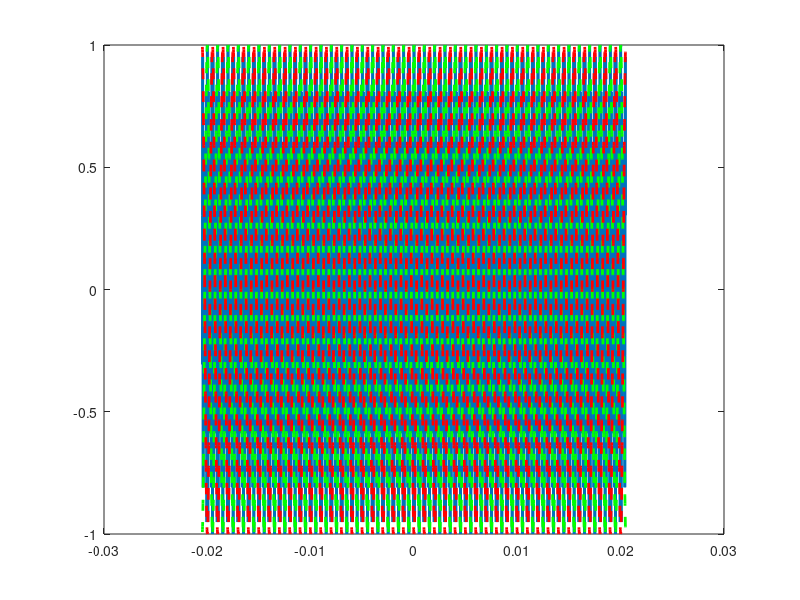

The MATLAB script that drew this image: (Note: this script raises an error after producing the figure.)
clear
hold off
format long e
N = 4096; %No. of FFT samples
sampling_rate = 100.0e3; %unit Hz
tstep = 1/sampling_rate;
tmax = N*tstep/2;

tmin = -tmax;
tt = tmin:tstep:tmax-tstep;
fmax = sampling_rate/2; 
fmin = -fmax;
fstep = (fmax-fmin)/N;
freq = fmin:fstep:fmax-fstep;

% message signal m(t)
fm = 1e3;
Am = 1;
mt = Am * cos(2*pi*fm*tt);
% carrier signal c(t)
fc = 10e3;
Ac = 1;
ct =  Ac * cos(2*pi*fc*tt);
% dsb-sc signal s(t)
st = mt.*ct;

%% Plot DSB-SC Signal in Time Domain
dsbsc_time = figure(1);
time_dom = plot(tt, st, 'LineWidth', 2);
hold on
pos_env = plot(tt,mt,'Color','g','LineStyle','--','LineWidth',2);
neg_env = plot(tt,-mt,'Color','r','LineStyle','--','LineWidth',2);
hold off

% plots phase reversals based on message signal
% function defined at bottom of script
phase_Reversal(tt, tstep, mt, 10/fc, -10/fc);

time_dom_ax = gca;
set(time_dom_ax,'Fontsize',16);
xlabel('Time (s)','FontWeight','bold','Fontsize',16);
ylabel('DSB-SC Signal s(t) (V)','FontWeight','bold','Fontsize',16);
title('DSB-SC Modulated Wave: Time domain');
axis([-10/fc 10/fc min(st) max(st)]);
legend('DSB-SC Signal', 'Positive Envelope', 'Negative Envelope', 'Phase Reversal');
dsbsc_time.WindowState = 'maximized';
export_dest = "../Report/Figures/dsbsc_time.png";
exportgraphics(dsbsc_time, export_dest);

%% Plot DSB-SC in Frequency Domain (Magnitude Spectrum)
Sf = fftshift(fft(fftshift(st)))/(2*fmax);
dsbsc_freq = figure(2);
freq_dom = plot(freq,abs(Sf),'LineWidth',2);
freq_dom_ax = gca;
set(freq_dom_ax,'Fontsize',16);
xlabel('Frequency (Hz)','FontWeight','bold','Fontsize',16);
ylabel('|S(f)|','FontWeight','bold','Fontsize',16);
title('Spectrum of the DSB-SC wave S(f)');
axis ([-30e3 30e3 0 max(abs(Sf))]);
dsbsc_freq.WindowState = 'maximized';
export_dest = "../Report/Figures/dsbsc_freq.png";
exportgraphics(dsbsc_freq, export_dest);

%% DSB-SC Demodulation
thet = 0;
lo = cos(2*pi*fc*tt + thet);
st1 = st .* lo;

%% Plot Remodulated Signal in Time Domain
dsbsc_remod_time = figure(3);
time_dom = plot(tt, st1, 'LineWidth', 2);
time_dom_ax = gca;
set(time_dom_ax,'Fontsize',16);
xlabel('Time (s)','FontWeight','bold','Fontsize',16);
ylabel('\boldmath$\hat{s}$\textbf{(t) (V)}','interpreter','latex','FontWeight','bold','Fontsize',16);
title('DSB-SC Remodulated Wave: Time domain');
axis([-10/fc 10/fc min(st) max(st)]);
dsbsc_remod_time.WindowState = 'maximized';
export_dest = "../Report/Figures/dsbsc_remod_time.png";
exportgraphics(dsbsc_remod_time, export_dest);

%% Plot Remodulated Signal in Frequency Domain (Magnitude Spectrum)
Sf1 = fftshift(fft(fftshift(st1)))/(2*fmax);
dsbsc_remod_freq = figure(4);
freq_dom = plot(freq,abs(Sf1),'LineWidth',2);
freq_dom_ax = gca;
set(freq_dom_ax,'Fontsize',16)
xlabel('Frequency (Hz)','FontWeight','bold','Fontsize',16);
ylabel('\boldmath$|S(f)|$','FontWeight','bold','Fontsize',16,'interpreter','latex');
title('Spectrum S hat(f)');
axis ([-50e3 50e3 0 max(abs(Sf1))]);
dsbsc_remod_freq.WindowState = 'maximized';
export_dest = "../Report/Figures/dsbsc_remod_freq.png";
exportgraphics(dsbsc_remod_freq, export_dest);

% Low pass filtering
% function defined at end
% 2nd argument is theta (0 for i, pi/2 for ii, pi/4 for iii)
lpf_signal(st, 0, freq, fmax, mt, tt, fc, 5);
lpf_signal(st, pi/2, freq, fmax, mt, tt, fc, 6);
lpf_signal(st, pi/4, freq, fmax, mt, tt, fc, 7);

function Hf = ideal_lpf(f_cutoff, freq)
    %ideal low pass filter
    n=1;
    for f = freq
        if abs(f) < f_cutoff
            Hf(n) = 1;
        else
            Hf(n) = 0;
        end
    n=n+1;
    end
end

function lpf_signal(st, theta, freq, fmax, mt, tt, fc, fig_num)
    % Plots LPF Output for Signals w/ Given Theta (3.1c)
    f_cutoff = 1.5e3;
    Hf = ideal_lpf(f_cutoff, freq);
    thet = theta;
    lo = cos(2*pi*fc*tt + thet);
    st1 = st .* lo;
    Sf1 = fftshift(fft(fftshift(st1)))/(2*fmax);
    Mf1 = Sf1 .* Hf;
    mt1 = 2*fmax*fftshift(ifft(fftshift(Mf1)));
    
    fig = figure(fig_num);
    plt = plot(tt,mt1,'r',tt,mt*0.5,'g--','LineWidth',2);
    ax = gca;
    set(ax,'Fontsize',16)
    xlabel('Time (s)','FontWeight','bold','Fontsize',16);
    ylabel('m hat(t) (V)','FontWeight','bold','Fontsize',16);
    title('Output of low pass filter, m hat(t) : Time domain');
    axis([-0.01 0.01 min(mt*0.5) max(mt*0.5)])
    legend('LPF output', 'Message Signal');
    fig.WindowState = 'maximized';
    export_dest = "../Report/Figures/dsbsc_remod_lpf_theta_" + num2str(thet) + ".png";
    exportgraphics(fig, export_dest);
end

function phase_Reversal(tt, tstep, mt, plot_max, plot_min)
    % plot phase reversals based on zeros in message signal
    zci = @(v) find(v(:).*circshift(v(:), [-1 0]) <= 0); % find zeros
    zst = zci(mt); % find zeros of message signal
    zst = tt(zst);
    for x = zst
        if (x > plot_min) && (x < plot_max)
            if (x > 0) 
                xline(x+tstep,'LineWidth',2,'LineStyle',':');
            else
                xline(x,'LineWidth',2,'LineStyle',':');
            end
        end
    end
end